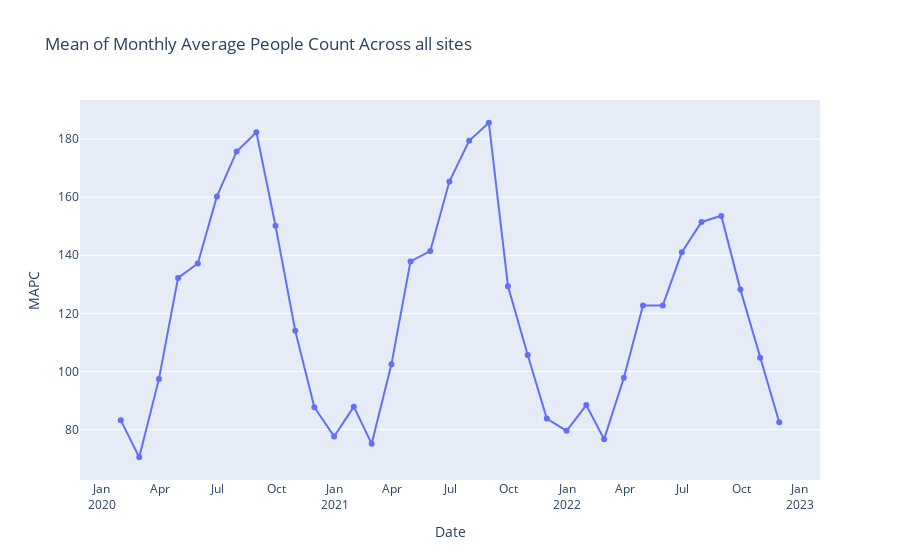

The notebook cell saved with this chart:
### Code cell
all_df_count_line= pd.concat([df_count_ne, df_count_nd]).reset_index().melt('Date', var_name='Site', value_name='MAPC')
fig = px.line(all_df_count_line.groupby("Date").mean().reset_index(), x='Date', y='MAPC',
              hover_data={"Date": "|%B %d, %Y"},
              title='Mean of Monthly Average People Count Across all sites',markers=True)
fig.update_xaxes(dtick="M3",tickformat="%b\n%Y")
fig.update_xaxes(showgrid=False)
# fig.update_yaxes(showgrid=False)
# fig.update_layout(plot_bgcolor='white')



fig.show()

### Figure 1 — Plotly figure (JSON) as saved in the notebook; plotly's stock layout.template omitted (floating-point values rounded to 4 significant figures)
{"data": [{"hovertemplate": "Date=%{x|%B %d, %Y}<br>MAPC=%{y}<extra></extra>", "legendgroup": "", "line": {"color": "#636efa", "dash": "solid"}, "marker": {"symbol": "circle"}, "mode": "lines+markers", "name": "", "orientation": "v", "showlegend": false, "type": "scatter", "x": ["2020-01-31T00:00:00", "2020-02-29T00:00:00", "2020-03-31T00:00:00", "2020-04-30T00:00:00", "2020-05-31T00:00:00", "2020-06-30T00:00:00", "2020-07-31T00:00:00", "2020-08-31T00:00:00", "2020-09-30T00:00:00", "2020-10-31T00:00:00", "2020-11-30T00:00:00", "2020-12-31T00:00:00", "2021-01-31T00:00:00", "2021-02-28T00:00:00", "2021-03-31T00:00:00", "2021-04-30T00:00:00", "2021-05-31T00:00:00", "2021-06-30T00:00:00", "2021-07-31T00:00:00", "2021-08-31T00:00:00", "2021-09-30T00:00:00", "2021-10-31T00:00:00", "2021-11-30T00:00:00", "2021-12-31T00:00:00", "2022-01-31T00:00:00", "2022-02-28T00:00:00", "2022-03-31T00:00:00", "2022-04-30T00:00:00", "2022-05-31T00:00:00", "2022-06-30T00:00:00", "2022-07-31T00:00:00", "2022-08-31T00:00:00", "2022-09-30T00:00:00", "2022-10-31T00:00:00", "2022-11-30T00:00:00"], "xaxis": "x", "y": [83.26, 70.49, 97.46, 132.2, 137.2, 160.3, 175.7, 182.3, 150.2, 114.0, 87.71, 77.65, 87.91, 75.11, 102.5, 137.9, 141.5, 165.4, 179.4, 185.6, 129.4, 105.7, 83.79, 79.58, 88.46, 76.71, 97.84, 122.7, 122.7, 141.0, 151.5, 153.6, 128.2, 104.7, 82.53], "yaxis": "y"}], "layout": {"legend": {"tracegroupgap": 0}, "title": {"text": "Mean of Monthly Average People Count Across all sites"}, "xaxis": {"anchor": "y", "domain": [0, 1], "dtick": "M3", "showgrid": false, "tickformat": "%b\n%Y", "title": {"text": "Date"}}, "yaxis": {"anchor": "x", "domain": [0, 1], "title": {"text": "MAPC"}}}}
